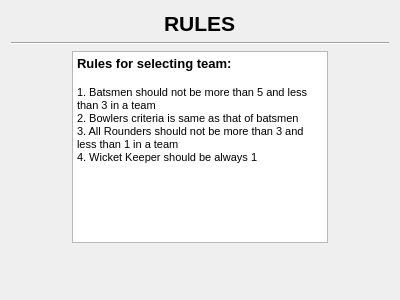
<?xml version="1.0" encoding="UTF-8"?>
<ui version="4.0">
 <class>Rules</class>
 <widget class="QDialog" name="Rules">
  <property name="geometry">
   <rect>
    <x>0</x>
    <y>0</y>
    <width>400</width>
    <height>300</height>
   </rect>
  </property>
  <property name="windowTitle">
   <string>Rules</string>
  </property>
  <layout class="QVBoxLayout" name="verticalLayout">
   <item>
    <layout class="QHBoxLayout" name="horizontalLayout">
     <item>
      <spacer name="horizontalSpacer">
       <property name="orientation">
        <enum>Qt::Horizontal</enum>
       </property>
       <property name="sizeHint" stdset="0">
        <size>
         <width>148</width>
         <height>20</height>
        </size>
       </property>
      </spacer>
     </item>
     <item>
      <widget class="QLabel" name="label">
       <property name="font">
        <font>
         <pointsize>16</pointsize>
         <weight>75</weight>
         <bold>true</bold>
        </font>
       </property>
       <property name="text">
        <string>RULES</string>
       </property>
      </widget>
     </item>
     <item>
      <spacer name="horizontalSpacer_2">
       <property name="orientation">
        <enum>Qt::Horizontal</enum>
       </property>
       <property name="sizeHint" stdset="0">
        <size>
         <width>148</width>
         <height>20</height>
        </size>
       </property>
      </spacer>
     </item>
    </layout>
   </item>
   <item>
    <widget class="Line" name="line">
     <property name="orientation">
      <enum>Qt::Horizontal</enum>
     </property>
    </widget>
   </item>
   <item>
    <layout class="QHBoxLayout" name="horizontalLayout_2">
     <item>
      <spacer name="horizontalSpacer_3">
       <property name="orientation">
        <enum>Qt::Horizontal</enum>
       </property>
       <property name="sizeHint" stdset="0">
        <size>
         <width>38</width>
         <height>20</height>
        </size>
       </property>
      </spacer>
     </item>
     <item>
      <widget class="QTextEdit" name="textEdit">
       <property name="readOnly">
        <bool>true</bool>
       </property>
       <property name="html">
        <string>&lt;!DOCTYPE HTML PUBLIC &quot;-//W3C//DTD HTML 4.0//EN&quot; &quot;http://www.w3.org/TR/REC-html40/strict.dtd&quot;&gt;
&lt;html&gt;&lt;head&gt;&lt;meta name=&quot;qrichtext&quot; content=&quot;1&quot; /&gt;&lt;style type=&quot;text/css&quot;&gt;
p, li { white-space: pre-wrap; }
&lt;/style&gt;&lt;/head&gt;&lt;body style=&quot; font-family:'MS Shell Dlg 2'; font-size:8.25pt; font-weight:400; font-style:normal;&quot;&gt;
&lt;p style=&quot; margin-top:0px; margin-bottom:0px; margin-left:0px; margin-right:0px; -qt-block-indent:0; text-indent:0px;&quot;&gt;&lt;span style=&quot; font-size:10pt; font-weight:600;&quot;&gt;Rules for selecting team:&lt;/span&gt;&lt;/p&gt;
&lt;p style=&quot;-qt-paragraph-type:empty; margin-top:0px; margin-bottom:0px; margin-left:0px; margin-right:0px; -qt-block-indent:0; text-indent:0px; font-size:10pt; font-weight:600;&quot;&gt;&lt;br /&gt;&lt;/p&gt;
&lt;p style=&quot; margin-top:0px; margin-bottom:0px; margin-left:0px; margin-right:0px; -qt-block-indent:0; text-indent:0px;&quot;&gt;1. Batsmen should not be more than 5 and less than 3 in a team&lt;/p&gt;
&lt;p style=&quot; margin-top:0px; margin-bottom:0px; margin-left:0px; margin-right:0px; -qt-block-indent:0; text-indent:0px;&quot;&gt;2. Bowlers criteria is same as that of batsmen&lt;/p&gt;
&lt;p style=&quot; margin-top:0px; margin-bottom:0px; margin-left:0px; margin-right:0px; -qt-block-indent:0; text-indent:0px;&quot;&gt;3. All Rounders should not be more than 3 and less than 1 in a team&lt;/p&gt;
&lt;p style=&quot; margin-top:0px; margin-bottom:0px; margin-left:0px; margin-right:0px; -qt-block-indent:0; text-indent:0px;&quot;&gt;4. Wicket Keeper should be always 1&lt;/p&gt;&lt;/body&gt;&lt;/html&gt;</string>
       </property>
      </widget>
     </item>
     <item>
      <spacer name="horizontalSpacer_4">
       <property name="orientation">
        <enum>Qt::Horizontal</enum>
       </property>
       <property name="sizeHint" stdset="0">
        <size>
         <width>38</width>
         <height>20</height>
        </size>
       </property>
      </spacer>
     </item>
    </layout>
   </item>
   <item>
    <spacer name="verticalSpacer">
     <property name="orientation">
      <enum>Qt::Vertical</enum>
     </property>
     <property name="sizeHint" stdset="0">
      <size>
       <width>20</width>
       <height>38</height>
      </size>
     </property>
    </spacer>
   </item>
  </layout>
 </widget>
 <resources/>
 <connections/>
</ui>
